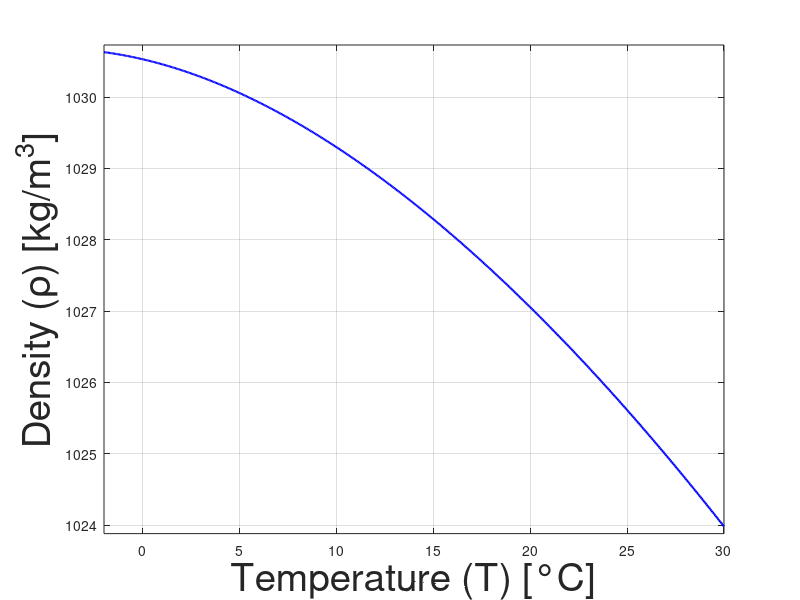

Source code (MATLAB):
s = 38;
t = linspace(-2, 30, 500);
rho0 = 999.842594 + 6.793952e-2 .* t - 9.095290e-3 .* t.^2 + ...
       1.001685e-4 .* t.^3 - 1.120083e-6 .* t.^4 + 6.536336e-9 .* t.^5;
A = 8.24493e-1 - 4.0899e-3 .* t + 7.6438e-5 .* t.^2 - ...
    8.2467e-7 .* t.^3 + 5.3875e-9 .* t.^4;
B = -5.72466e-3 + 1.0227e-4 .* t - 1.6546e-6 .* t.^2;
C = 4.8314e-4;
rho = rho0 + A .* s + B .* s.^(3/2) + C .* s.^2;
figure;
plot(t, rho, 'b-', 'LineWidth', 1.5); 
grid on;
xlabel('Temperature (T) [°C]','FontSize', 28);
ylabel('Density (\rho) [kg/m^3]','FontSize', 28);
xlim([min(t), max(t)]);
ylim([min(rho)-0.1, max(rho)+0.1]);
